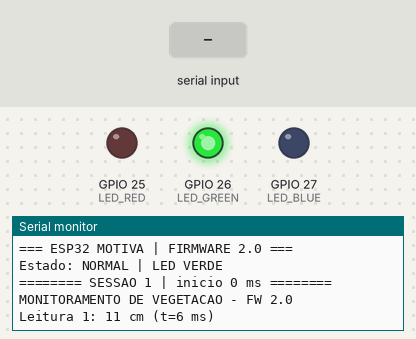
A sketch run on a simulated ESP32. Parts: output pins drawn as LEDs (lit = HIGH), the last lines printed to the serial monitor. Inputs (shaded band) come from the test bench. Random numbers use the default seed unless the sketch sets one.

Above: at 1.2 s.
1.3 s: "A" received over Serial
At 1.9 s:
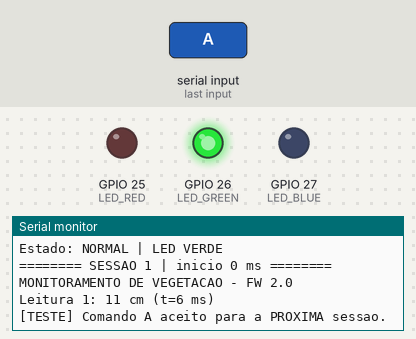
2.8 s: "M" received over Serial
At 3.8 s:
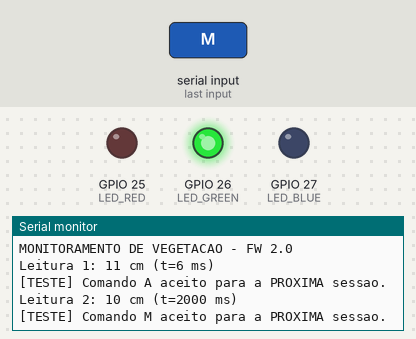
4.3 s: "N" received over Serial
At 5.5 s:
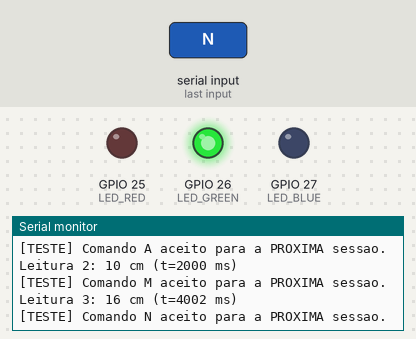
Timing chart, 0 to 7.3 s (numbered marks = the images above; inputs shaded):
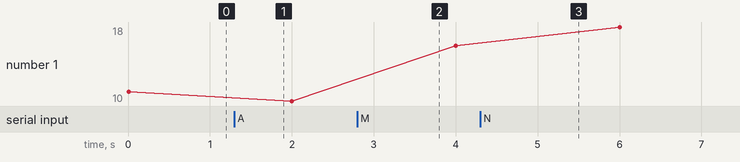

The sketch:

firmware_v2.ino
```cpp
#include <Arduino.h>

static const char *FW_VERSION = "2.0";
static const uint8_t LED_RED = 25, LED_GREEN = 26, LED_BLUE = 27;
static const uint32_t SESSION_MS = 48000, READ_MS = 2000;

int samples[5];
uint8_t sampleCount = 0;
uint32_t sessionStart = 0, nextRead = 0, nextSession = 0;
unsigned completedSessions = 0;
bool sessionActive = false;
bool alertState = false;  // Estado inicial NORMAL, documentado para a faixa neutra.
char requestedTest = 'R', activeTest = 'R';

void setLed(bool red, bool green, bool blue) {
  digitalWrite(LED_RED, red ? HIGH : LOW);
  digitalWrite(LED_GREEN, green ? HIGH : LOW);
  digitalWrite(LED_BLUE, blue ? HIGH : LOW);
}

void showState() {
  setLed(alertState, !alertState, false);
  Serial.printf("Estado: %s | LED %s\n", alertState ? "ALERTA" : "NORMAL",
                alertState ? "VERMELHO" : "VERDE");
}

void beginSession() {
  sessionStart = millis();
  nextRead = sessionStart;
  nextSession = sessionStart + SESSION_MS;
  sampleCount = 0;
  sessionActive = true;
  activeTest = requestedTest;
  requestedTest = 'R';
  Serial.printf("\n======== SESSAO %u | inicio %lu ms ========\n",
                completedSessions + 1, (unsigned long)sessionStart);
  Serial.println("MONITORAMENTO DE VEGETACAO - FW 2.0");
  if (activeTest != 'R') Serial.printf("[TESTE] Serie controlada: %c\n", activeTest);
}

void readSerialCommand() {
  if (!Serial.available()) return;
  char command = toupper(Serial.read());
  if (command == 'A' || command == 'M' || command == 'N') {
    requestedTest = command;
    Serial.printf("[TESTE] Comando %c aceito para a PROXIMA sessao.\n", command);
  } else if (command == 'R') {
    requestedTest = 'R';
    Serial.println("[TESTE] Proxima sessao volta a valores pseudoaleatorios.");
  }
}

void printArray(const char *label, const int values[5]) {
  Serial.print(label);
  for (int i = 0; i < 5; ++i) {
    if (i) Serial.print(", ");
    Serial.print(values[i]);
  }
  Serial.println(" cm");
}

void finishSession() {
  int ordered[5];
  int total = 0;
  for (int i = 0; i < 5; ++i) {
    ordered[i] = samples[i];
    total += samples[i];
  }
  // Ordenacao na propria aplicacao, preservando samples na ordem original.
  for (int i = 1; i < 5; ++i) {
    int item = ordered[i];
    int j = i - 1;
    while (j >= 0 && ordered[j] > item) {
      ordered[j + 1] = ordered[j];
      --j;
    }
    ordered[j + 1] = item;
  }
  const int median = ordered[2];
  printArray("Ordem original: ", samples);
  printArray("Ordem crescente: ", ordered);
  Serial.printf("Media: %.1f cm | Mediana: %d cm\n", total / 5.0f, median);
  if (median >= 16) {
    alertState = true;
    Serial.println("Histerese: mediana >= 16 -> ALERTA.");
  } else if (median <= 14) {
    alertState = false;
    Serial.println("Histerese: mediana <= 14 -> NORMAL.");
  } else {
    Serial.println("Histerese: 14 < mediana < 16 -> mantem estado anterior.");
  }
  showState();
  Serial.printf("Proxima sessao: t=%lu ms (48 s desde o inicio desta).\n",
                (unsigned long)nextSession);
  ++completedSessions;
  sessionActive = false;
}

void setup() {
  Serial.begin(115200);
  pinMode(LED_RED, OUTPUT);
  pinMode(LED_GREEN, OUTPUT);
  pinMode(LED_BLUE, OUTPUT);
  randomSeed(esp_random());
  Serial.printf("\n=== ESP32 MOTIVA | FIRMWARE %s ===\n", FW_VERSION);
  showState();
  beginSession();
}

void loop() {
  readSerialCommand();
  const uint32_t now = millis();
  if (sessionActive && (int32_t)(now - nextRead) >= 0) {
    static const int alertSamples[5] = {18, 16, 17, 20, 15};
    static const int holdSamples[5] = {13, 15, 15, 16, 20};
    static const int normalSamples[5] = {10, 12, 13, 14, 15};
    samples[sampleCount] = activeTest == 'A' ? alertSamples[sampleCount]
                         : activeTest == 'M' ? holdSamples[sampleCount]
                         : activeTest == 'N' ? normalSamples[sampleCount]
                         : random(10, 21);
    Serial.printf("Leitura %u: %d cm (t=%lu ms)\n", sampleCount + 1,
                  samples[sampleCount], (unsigned long)(now - sessionStart));
    ++sampleCount;
    nextRead += READ_MS;
    if (sampleCount == 5) finishSession();
  }
  if (!sessionActive && (int32_t)(millis() - nextSession) >= 0) beginSession();
  delay(10);
}
```

Measured:
- after the input at 1.3 s, the serial monitor: prints a new line at once (image 1)
- after the input at 2.8 s, the serial monitor: prints a new line at once (image 2)
- after the input at 4.3 s, the serial monitor: prints a new line at once (image 3)
